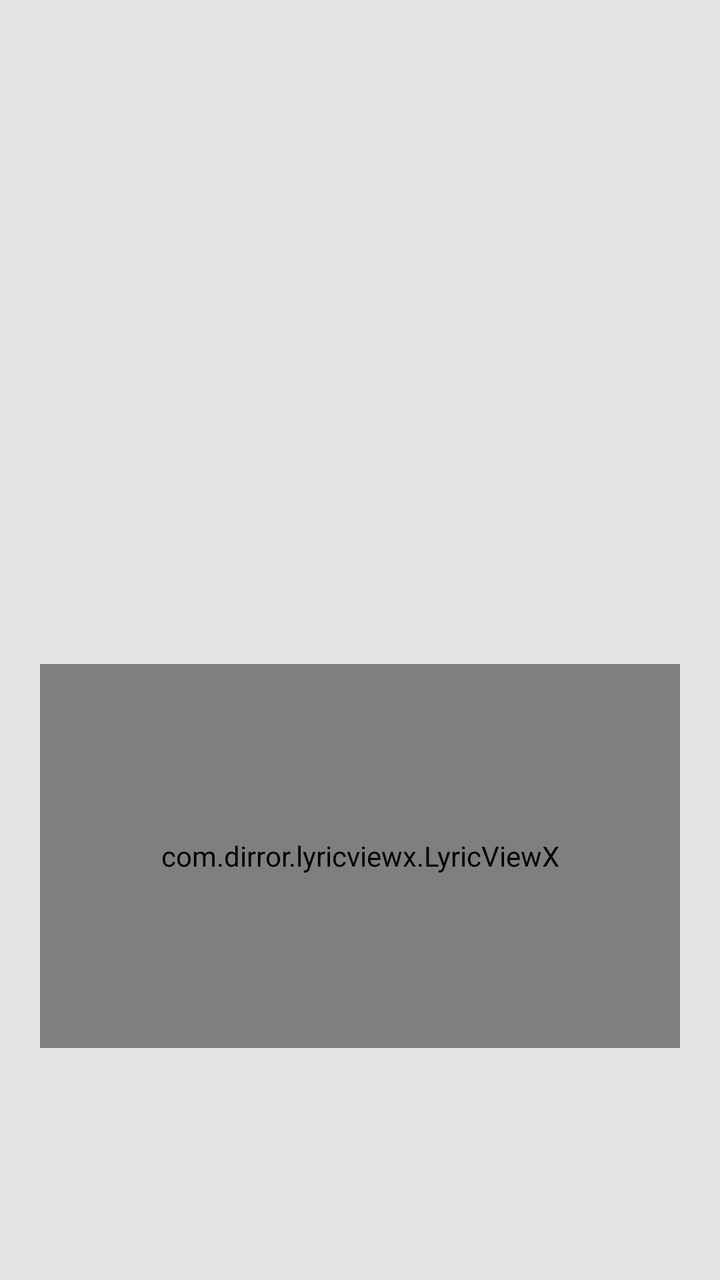
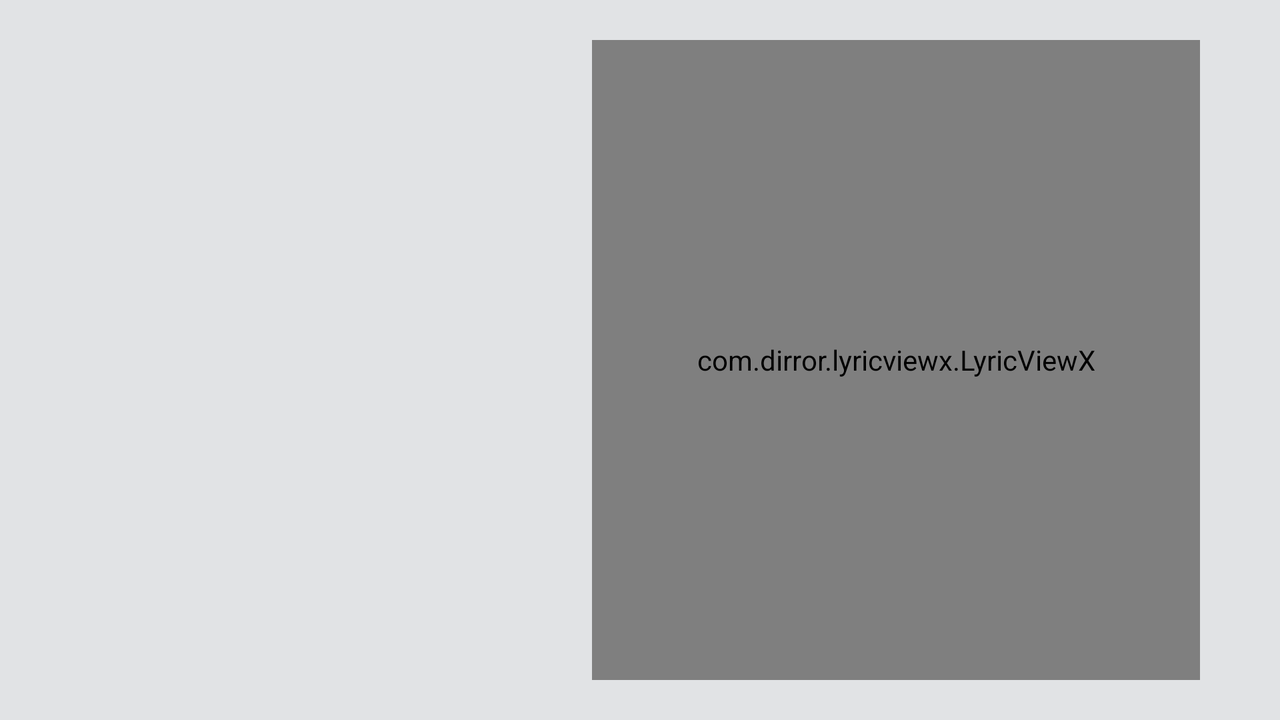

Two renders of one Android screen. The first uses the default layout on a phone; the second uses the alternative layout the repository ships for a different screen configuration, on a matching device. The two XML files are below.
<!-- AndroidManifest.xml: application theme AppTheme -->
<!-- res/layout/fragment_music_play_album.xml -->
<?xml version="1.0" encoding="utf-8"?>
<androidx.constraintlayout.widget.ConstraintLayout xmlns:android="http://schemas.android.com/apk/res/android"
    xmlns:app="http://schemas.android.com/apk/res-auto"
    android:layout_width="match_parent"
    android:layout_height="match_parent">

    <com.google.android.material.imageview.ShapeableImageView
        android:id="@+id/album_Image"
        android:layout_width="0dp"
        android:layout_height="0dp"
        android:scaleType="centerCrop"
        app:layout_constraintBottom_toTopOf="@+id/lyric_view"
        app:layout_constraintDimensionRatio="1"
        app:layout_constraintEnd_toEndOf="parent"
        app:layout_constraintStart_toStartOf="parent"
        app:layout_constraintTop_toTopOf="parent"
        app:layout_constraintVertical_chainStyle="packed"
        app:layout_constraintWidth_percent="0.6"
        app:shapeAppearance="@style/shapeableImageView_roundedRectangleStyle_20Percent" />

    <com.dirror.lyricviewx.LyricViewX
        android:id="@+id/lyric_view"
        android:layout_width="0dp"
        android:layout_height="0dp"
        android:layout_margin="20dp"
        app:layout_constraintHeight_percent="0.3"
        app:layout_constraintBottom_toBottomOf="parent"
        app:layout_constraintEnd_toEndOf="parent"
        app:layout_constraintStart_toStartOf="parent"
        app:layout_constraintTop_toBottomOf="@+id/album_Image"
        app:lrcPadding="16dp" />

</androidx.constraintlayout.widget.ConstraintLayout>
<!-- resources referenced by this layout -->
<resources>
  <style name="shapeableImageView_roundedRectangleStyle_20Percent">
          <item name="cornerSize">20%</item>
      </style>
  <!-- from res/values-v31/ -->
  <color name="colorPrimary">@android:color/system_accent1_600</color>
  <!-- from res/values-v31/ -->
  <color name="colorOnPrimary">@android:color/system_accent1_0</color>
  <!-- from res/values-v31/ -->
  <color name="colorPrimaryContainer">@android:color/system_accent1_100</color>
  <!-- from res/values-v31/ -->
  <color name="colorOnPrimaryContainer">@android:color/system_accent1_900</color>
  <!-- from res/values-v31/ -->
  <color name="colorSecondary">@android:color/system_accent2_600</color>
  <!-- from res/values-v31/ -->
  <color name="colorOnSecondary">@android:color/system_accent2_0</color>
  <!-- from res/values-v31/ -->
  <color name="colorSecondaryContainer">@android:color/system_accent2_100</color>
  <!-- from res/values-v31/ -->
  <color name="colorOnSecondaryContainer">@android:color/system_accent2_900</color>
  <!-- from res/values-v31/ -->
  <color name="colorTertiary">@android:color/system_accent3_600</color>
  <!-- from res/values-v31/ -->
  <color name="colorOnTertiary">@android:color/system_accent3_0</color>
  <!-- from res/values-v31/ -->
  <color name="colorTertiaryContainer">@android:color/system_accent3_100</color>
  <!-- from res/values-v31/ -->
  <color name="colorOnTertiaryContainer">@android:color/system_accent3_900</color>
  <color name="colorError">@color/md_theme_light_error</color>
  <color name="colorErrorContainer">@color/md_theme_light_errorContainer</color>
  <color name="colorOnError">@color/md_theme_light_onError</color>
  <color name="colorOnErrorContainer">@color/md_theme_light_onErrorContainer</color>
  <!-- from res/values-v31/ -->
  <color name="colorBackground">@android:color/system_neutral1_100</color>
  <!-- from res/values-v31/ -->
  <color name="colorOnBackground">@android:color/system_neutral1_900</color>
  <!-- from res/values-v31/ -->
  <color name="colorSurface">@android:color/system_neutral1_100</color>
  <!-- from res/values-v31/ -->
  <color name="colorOnSurface">@android:color/system_neutral1_900</color>
  <!-- from res/values-v31/ -->
  <color name="colorSurfaceVariant">@android:color/system_neutral2_100</color>
  <!-- from res/values-v31/ -->
  <color name="colorOnSurfaceVariant">@android:color/system_neutral2_700</color>
  <!-- from res/values-v31/ -->
  <color name="colorOutline">@android:color/system_neutral2_500</color>
  <!-- from res/values-v31/ -->
  <color name="colorOnSurfaceInverse">@android:color/system_neutral1_50</color>
  <!-- from res/values-v31/ -->
  <color name="colorSurfaceInverse">@android:color/system_neutral1_800</color>
  <!-- from res/values-v31/ -->
  <color name="colorPrimaryInverse">@android:color/system_accent1_200</color>
  <color name="md_theme_light_error">#BA1A1A</color>
  <color name="md_theme_light_errorContainer">#FFDAD6</color>
  <color name="md_theme_light_onError">#FFFFFF</color>
  <color name="md_theme_light_onErrorContainer">#410002</color>
</resources>
<!-- res/layout-land/fragment_music_play_album.xml (the repository's variant of the layout above) -->
<!-- drawn on the phone turned sideways -->
<?xml version="1.0" encoding="utf-8"?>
<androidx.constraintlayout.widget.ConstraintLayout xmlns:android="http://schemas.android.com/apk/res/android"
    xmlns:app="http://schemas.android.com/apk/res-auto"
    android:layout_width="match_parent"
    android:layout_height="match_parent">

    <com.google.android.material.imageview.ShapeableImageView
        android:id="@+id/album_Image"
        android:layout_width="0dp"
        android:layout_height="0dp"
        android:scaleType="centerCrop"
        android:layout_marginStart="40dp"
        app:layout_constraintBottom_toBottomOf="parent"
        app:layout_constraintDimensionRatio="1"
        app:layout_constraintHeight_percent="0.6"
        app:layout_constraintStart_toStartOf="parent"
        app:layout_constraintTop_toTopOf="parent"
        app:shapeAppearance="@style/shapeableImageView_roundedRectangleStyle_20Percent" />

    <com.dirror.lyricviewx.LyricViewX
        android:id="@+id/lyric_view"
        android:layout_width="0dp"
        android:layout_height="0dp"
        android:layout_marginStart="40dp"
        android:layout_marginEnd="40dp"
        android:layout_marginTop="20dp"
        android:layout_marginBottom="20dp"
        app:layout_constraintBottom_toBottomOf="parent"
        app:layout_constraintEnd_toEndOf="parent"
        app:layout_constraintStart_toEndOf="@+id/album_Image"
        app:layout_constraintTop_toTopOf="parent"
        app:lrcPadding="16dp" />

</androidx.constraintlayout.widget.ConstraintLayout>
